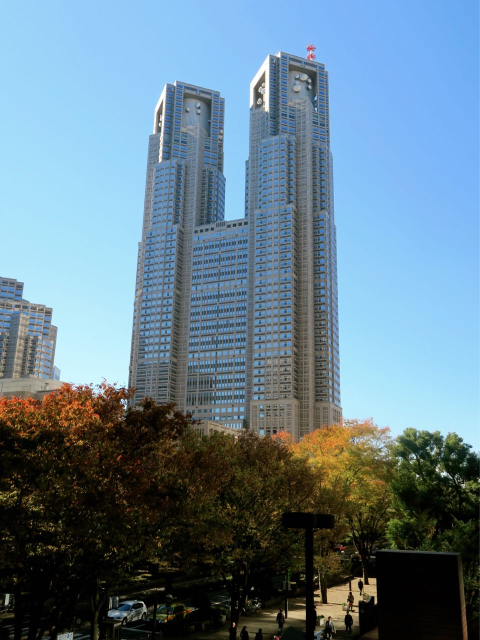
#> input picture assets/skyscraper.jpg, 960 x 1280 px (shown at 1/2 size)
$ python image_example.py
#> lines starting #> are read from the running program, lines starting #| are printed output that depends on the picture
### examples/image_helper.py
import cv2
import os.path
from numpy import clip, copy, float64


def local_path(path):
  return os.path.dirname(__file__) + '/' + path


def image_open(filename, mode=None):
#> called with filename = 'examples/../assets/skyscraper.jpg'
  if os.path.isfile(filename):
    if mode is None:
      image = cv2.imread(filename)
#> image is the input picture: shape (1280, 960, 3); mean B, G, R 141, 125.8, 100.7
#> `y = cv2.cvtColor(X, cv2.COLOR_BGR2YCR_CB)`: y: shape (1280, 960, 3); mean of channels 0, 1, 2 120, 114.2, 139.8
#> `y = y.astype(float64)`: y: shape (1280, 960, 3) float64; mean of channels 0, 1, 2 120, 114.2, 139.8
    else:
      image = cv2.imread(filename, mode)
    if image is None:
      IOError('Unable to open image file: ' + filename)
    else:
      return image
  else:
    raise IOError('Image file not found at: ' + filename)

def to_matlab_ycbcr(image):
  # http://stackoverflow.com/questions/26078281/why-luma-parameter-differs-in-opencv-and-matlab
  return clip(16 + (219 / 255.0) * image, 16, 235)


# [14 lines left out: functions from_matlab_ycbcr, get_matlab_luma, not called in this run]

### examples/utils/tvd.py
from numpy import array, concatenate, r_, ix_, append
import numexpr as ne


class TotalVariationDenoising(object):
  """Total Variation Denoising class, based on Guy Gilboa"""
  # Input: I  - image (double array gray level 1-256),
  #    iter - num of iterations,
  #    dt   - time step [0.2],
  #    ep   - epsilon (of gradient regularization) [1],
  #    lam  - fidelity term lambda [0],
  #    I0   - input (noisy) image [I0=I]
  #     (default values are in [])
  def __init__(self, I, iter, ep=1.0, dt=None, lam=0.0, I0=None, C=0.0):
#> called with iter = 80, ep = 1, lam = 0, C = 0
    super(TotalVariationDenoising, self).__init__()
    self.I = I
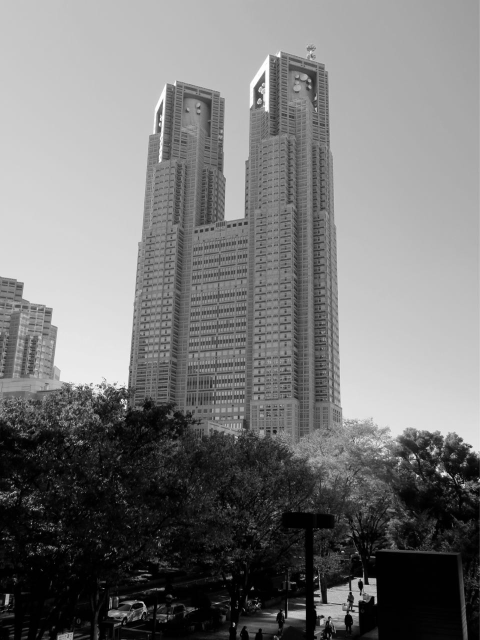
#> self.I: shape (1280, 960) float64 (shown at 1/2 size); min 0, max 255, mean 120
    self.iter = iter
    self.dt = ep / 5 if dt is None else dt
    self.ep = ep
    self.lam = lam
    self.I0 = self.I if I0 is None else I0
    self.C = C

  # Input: 3
  # Output: [0, 1, 2, 2]
  def left(self, n):
    # [2:nx nx]
    return append(r_[1:n], n - 1)

  # Input: 3
  # Output: [0, 0, 1, 2]
  def right(self, n):
    # [1 1:nx-1]
    return concatenate((array([0]), r_[0:n - 1]))

  def generate(self):
    ny, nx = self.I.shape
#> ny = 1280; nx = 960
    ep2 = self.ep ** 2

    # Definitions
    I, I0, C, lam, dt = self.I, self.I0, self.C, self.lam, self.dt
#> C = 0; lam = 0; dt = 0.2
    left, right = self.left, self.right

    lx = left(nx)
#> lx = 960 values from 1 to 959
    rx = right(nx)
#> rx = 960 values from 0 to 958
    ly = left(ny)
#> ly = 1280 values from 1 to 1279
    ry = right(ny)
#> ry = 1280 values from 0 to 1278
    ix_ly_lx = ix_(ly, lx)
    ix_ry_rx = ix_(ry, rx)
    ix_ry_lx = ix_(ry, lx)
    ix_ly_rx = ix_(ly, rx)

    I0_C = I0 + C

    for x in xrange(0, self.iter):
      I_rx = I[:, rx]
      I_ry = I[ry, :]
      I_lx = I[:, lx]
      I_ly = I[ly, :]

      I_x = ne.evaluate('(I_lx - I_rx) * 0.5')
      I_y = ne.evaluate('(I_ly - I_ry) * 0.5')
      I_xx = ne.evaluate('I_lx + I_rx - 2 * I')
      I_yy = ne.evaluate('I_ly + I_ry - 2 * I')

      Dp = I[ix_ly_lx] + I[ix_ry_rx]
      Dm = I[ix_ry_lx] + I[ix_ly_rx]

      I_xy = ne.evaluate('(Dp - Dm) * 0.25')
      Num = ne.evaluate('I_xx * (ep2 + I_y ** 2) - 2 * I_x * I_y * I_xy + I_yy * (ep2 + I_x ** 2)')
      Den = ne.evaluate('(ep2 + I_x ** 2 + I_y ** 2) ** 1.5')
      I_t = ne.evaluate('Num / Den + lam * (I0_C - I)')  # (I0 - I + C)')
      I = ne.evaluate('I + dt * I_t')
    return I

### examples/image_example.py
from image_helper import image_open, local_path
from seammerging import seam_merging
from utils.tvd import TotalVariationDenoising
from utils.seams import print_seams
import cv2
from numpy import size, float64, array, abs
import time
import os

alpha = 0.5
betaEn = 0.5

iterTV = 80
makeNewDecData = False

debug = False
saveBMP = True

file_suffix = '_small'

folder_name = 'results'

X = image_open(local_path('../assets/skyscraper.jpg'))

deleteNumberW = -1
deleteNumberH = 0

y = cv2.cvtColor(X, cv2.COLOR_BGR2YCR_CB)
y = y.astype(float64)
#> (the run stopped early here; a loop or call above may not have finished)

$ run again, with assets/cup.png saved as assets/skyscraper.jpg
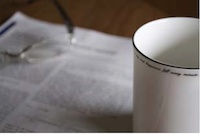
#> input picture assets/cup.png, 200 x 134 px
#> in image_open, image is the input picture: shape (134, 200, 3); mean B, G, R 113.5, 115.7, 122.6
#> in __init__, `self.I = I`:
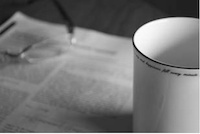
#> self.I: shape (134, 200) float64; min 0, max 255, mean 117.5
#> C = 0; dt = 0.2
#> the loop in generate, `for x in xrange(0, self.iter):` made 1 pass
#> pass 1, in generate, `I_ly = I[ly, :]`:
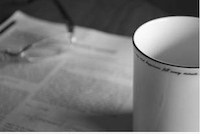
#> I_ly: shape (134, 200) float64; min 0, max 255, mean 119.1

$ run again, with assets/seam_merging_small.bmp saved as assets/skyscraper.jpg
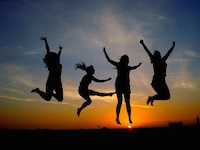
#> input picture assets/seam_merging_small.bmp, 200 x 150 px
#> in image_open, image is the input picture: shape (150, 200, 3); mean B, G, R 64, 72.4, 82.1
#> in __init__, `self.I = I`:
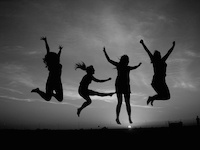
#> self.I: shape (150, 200) float64; min 0, max 234, mean 74.4
#> C = 0; dt = 0.2
#> the loop in generate, `for x in xrange(0, self.iter):` made 1 pass
#> pass 1, in generate, `I_ly = I[ly, :]`:
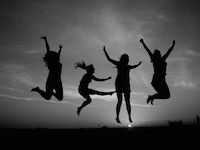
#> I_ly: shape (150, 200) float64; min 0, max 234, mean 74
